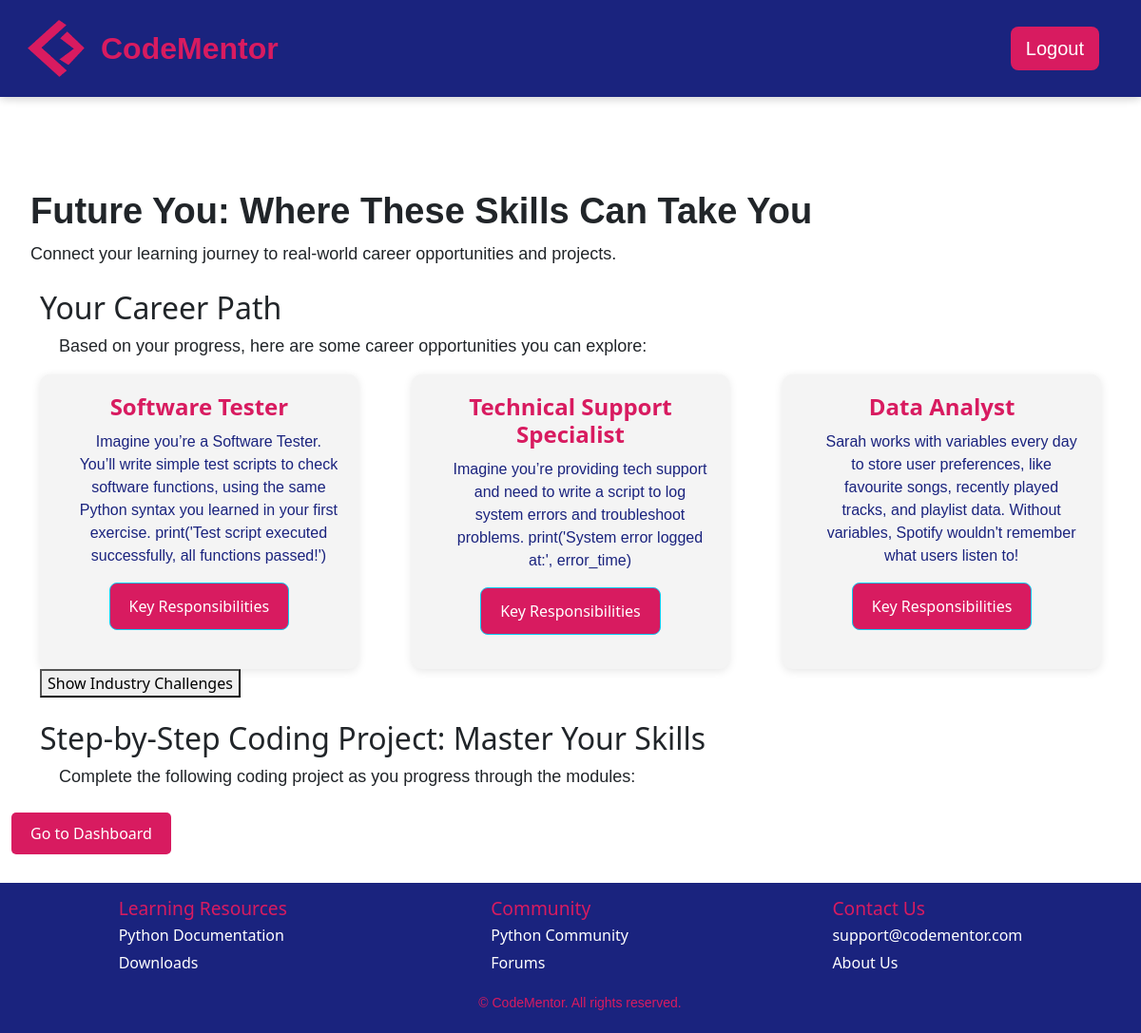
/future_you (signed in), run on an earlier commit of the app's database.
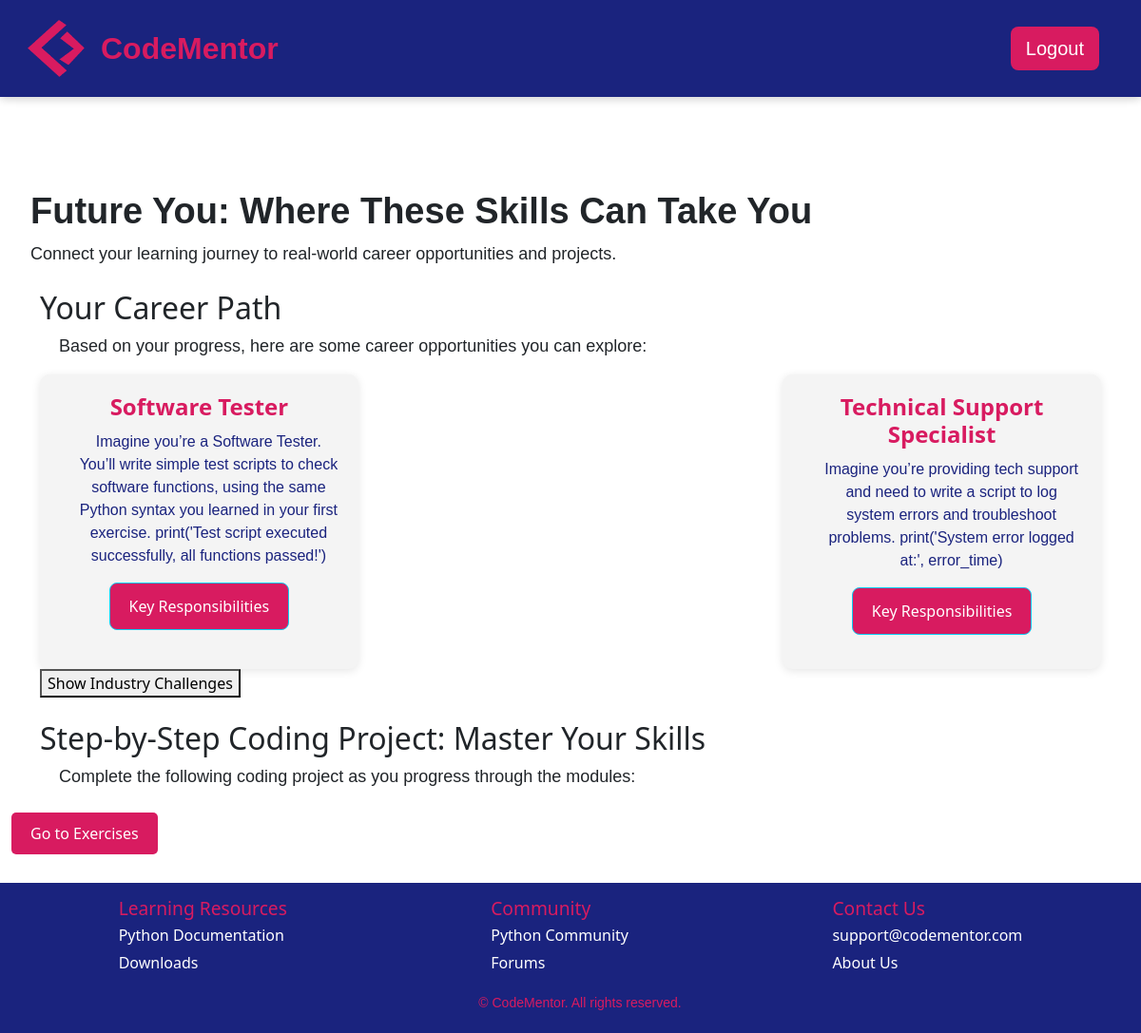
And on a later commit of the database.
### app.py (models this page shows, shortened)
class CareerSuggestions(db.Model):
    CSid = db.Column(db.Integer, primary_key=True)
    title = db.Column(db.String(100), nullable=False)
    description = db.Column(db.Text, nullable=False)
    exerciseid = db.Column(db.Integer, db.ForeignKey('exercise.exerciseid'), nullable=True)  # Link to Exercise table
    keyresponsibilities = db.Column(db.Text, nullable=True)
    exercise = db.relationship('Exercise', backref='career_suggestions', lazy=True)  # Access career suggestions from exercise
    questions = db.relationship('CareerQuestion', backref='career_suggestions', lazy=True)
    stories = db.relationship('CareerStory', backref='career_suggestions', lazy=True)
    challenges = db.relationship('IndustryChallenge', backref='career_suggestions', lazy=True)

### app.py (the view)
@app.route('/future_you', methods=['GET', 'POST'])
@login_required
def future_you():
    userid = current_user.userid  # Assuming `userid` is the primary key for the User model
    user_module_progress = UserModuleProgress.query.filter_by(userid=userid).first()
    if user_module_progress:
        current_module_id = user_module_progress.moduleid
    else:
        current_module_id = None  # Or handle if the user has no progress
    second_exercise_completed = check_if_second_exercise_completed(userid, current_module_id)
    exercises = Exercise.query.filter_by(moduleid=current_module_id).all()
    completed_exercises = UserExerciseProgress.query.filter_by(userid=userid).all()
    career_suggestions = []
    seen_exercise_ids = set()  # To avoid duplicate suggestions
    for completed_exercise in completed_exercises:
        exercise = Exercise.query.get(completed_exercise.exerciseid)
        if exercise and exercise.moduleid == current_module_id and completed_exercise.status == 'completed' and completed_exercise.exerciseid not in seen_exercise_ids:
            suggestions = CareerSuggestions.query.filter_by(exerciseid=exercise.exerciseid).all()
            career_suggestions.extend(suggestions)  # Add the career suggestions for this exercise
            seen_exercise_ids.add(completed_exercise.exerciseid)  # Track this exercise as processed
    if request.method == 'POST':
        if second_exercise_completed:
            return redirect(url_for('dashboard'))
        else:
            return redirect(url_for('exercises', module_id=current_module_id))
    return render_template('future_you.html',
                           second_exercise_completed=second_exercise_completed,
                           career_suggestions=career_suggestions)

### app.py (called while the page is built)
@login_manager.user_loader
def load_user(userid):
    return User.query.get(int(userid))

def check_if_second_exercise_completed(userid, module_id):
    second_exercise = Exercise.query.filter_by(moduleid=module_id).order_by(Exercise.exerciseid).offset(1).first()  # This grabs the second exercise based on the module
    if second_exercise:
        user_progress = UserExerciseProgress.query.filter_by(userid=userid, exerciseid=second_exercise.exerciseid).first()
        return user_progress is not None and user_progress.status == 'completed'
    return False

### templates/future_you.html (shortened to what this page needs)
{% extends 'base.html' %}
{% block content %}
<section class="future-you-section">
    <div class="intro">
        <h1>Future You: Where These Skills Can Take You</h1>
        <p>Connect your learning journey to real-world career opportunities and projects.</p>
    </div>
    <div class="container mt-4">
        <div class="row">
            <h2 class="text-left">Your Career Path</h2>
            <p class="text-left">Based on your progress, here are some career opportunities you can explore:</p>
        </div>
        <div class="col-md-12 mb-4">
            <div class="learning-box">
                <div class="career-path-boxes-container">
                    {% if career_suggestions %}
                    <div class="career-paths-container">
                        {% for career in career_suggestions %}
                            <div class="career-path-box">
                                <h3 class="career-title">{{ career.title }}</h3>
                                <p class="career-description">{{ career.description }}</p>
                                <button class="btn btn-info learn-more-btn" data-csid="{{ career.CSid }}">Key Responsibilities</button>
                            </div>
                        {% endfor %}
                    </div>
                    {% else %}
                        <p>No career suggestions available for this module yet.</p>
                    {% endif %}
                </div>
                <button id="toggle-challenges-btn">Show Industry Challenges</button>
            </div>
        </div>
        <h2>Step-by-Step Coding Project: Master Your Skills</h2>
        <p>Complete the following coding project as you progress through the modules:</p>
    </div>
    {% if second_exercise_completed %}
        <form method="POST">
            <button type="submit" class="btn btn-custom">Go to Dashboard</button>
        </form>
    {% else %}
        <form method="POST">
            <button type="submit" class="btn btn-custom">Go to Exercises</button>
        </form>
    {% endif %}
</section>
{% endblock %}

### templates/base.html (shortened to what this page needs)
<!DOCTYPE html>
<html lang="en">
<head>
    <link rel="stylesheet" href="https://cdn.jsdelivr.net/npm/bootstrap@5.3.3/dist/css/bootstrap.min.css">
    <link rel="stylesheet" type="text/css" href="/static/css/styles.css">
    <link rel="stylesheet" href="https://cdnjs.cloudflare.com/ajax/libs/font-awesome/6.0.0-beta3/css/all.min.css">
</head>
<body>
    <header>
      <nav class="navbar navbar-expand-lg">
          <div class="container-fluid">
              <div class="logo-container d-flex align-items-center">
                  <svg width="20" height="20" viewBox="0 0 100 100"></svg>
                  <a class="navbar-brand" href="{{ url_for('home') }}">
                      <img src="/static/images/CMLogo.png" alt="CodeMentor Logo" class="logo-image">
                  </a>
                  <span class="logo-text">CodeMentor</span>
              </div>
              <div class="collapse navbar-collapse" id="navbarContent">
                <ul class="navbar-nav ms-auto d-flex gap-2">
                    {% if current_user.is_authenticated %}
                        {% if request.endpoint == 'exercises' %}
                            <li class="nav-item">
                              <a href="{{ url_for('dashboard') }}" class="btn btn-link back-arrow-btn">
                                  <i class="fas fa-arrow-left"></i>
                              </a>
                          </li>
                        {% else %}
                            <li class="nav-item">
                                <a href="{{ url_for('logout') }}" class="btn custom-btn-primary btn-lg">Logout</a>
                            </li>
                        {% endif %}
                    {% endif %}
                </ul>
              </div>
          </div>
      </nav>
    </header>
    <main class="container-fluid flex-grow-1">
        {% block content %}{% endblock %}
    </main>
    <div id="scroll-indicator" class="scroll-indicator">
    </div>
{% if request.endpoint not in ["login", "register", "dashboard", "exercises"] %}
<footer class="footer">
    <div class="footer-content">
      <div class="footer-section">
        <h3>Learning Resources</h3>
        <ul>
          <li><a href="https://www.python.org/doc/">Python Documentation</a></li>
          <li><a href="https://www.python.org/downloads/">Downloads</a></li>
        </ul>
      </div>
      <div class="footer-section">
        <h3>Community</h3>
        <ul>
          <li><a href="https://www.python.org/community/">Python Community</a></li>
          <li><a href="https://www.python.org/community/forums/">Forums</a></li>
        </ul>
      </div>
      <div class="footer-section">
        <h3>Contact Us</h3>
        <ul>
          <li><a href="mailto:support@codementor.com">support@codementor.com</a></li>
          <li><a href="https://codementor.com/about">About Us</a></li>
        </ul>
      </div>
    </div>
    <div class="footer-bottom">
      <p>&copy; {{ year }} CodeMentor. All rights reserved.</p>
    </div>
</footer>
{% endif %}
</body>
</html>

### static/css/styles.css (style rules this page uses)
header { box-shadow: 0 2px 10px rgba(0, 0, 0, 0.1); position: fixed; top: 0; width: 100%; z-index: 1000; }
body, html { margin: 0; padding: 0; height: 100%; }
body { display: flex; flex-direction: column; height: 100%; }
main { flex: 1; margin-top: 200px; }
h1 { font-weight: bold; font-size: 38px; font-family: Verdana, Geneva, Tahoma, sans-serif; margin-left: 20px; }
p { font-size: 18px; font-family: Verdana, Geneva, Tahoma, sans-serif; margin-left: 20px; }
.navbar { background: #1a237e; padding: 1rem 2rem; box-shadow: 0 2px 10px rgba(0,0,0,0.1); }
.logo-image { width: 60px; height: 60px; }
.logo-text { font-family: Verdana, Geneva, Tahoma, sans-serif; font-weight: bold; font-size: 32px; color: #D81B60; margin-left: 1px; display: inline-block; }
.logo-container { margin-left: -35px; }
.custom-btn-primary { background-color: #D81B60 !important; color: white !important; border: none !important; font-family: Verdana, Geneva, Tahoma, sans-serif; }
.navbar-nav { display: flex; flex-direction: row; gap: 15px; align-items: center; justify-content: flex-end; }
.scroll-indicator { position: fixed; bottom: 20px; left: 50%; transform: translateX(-50%); font-size: 2rem; color: #D81B60; cursor: pointer; animation: bounce 1.5s infinite; display: none; }
.footer { background-color: #1a237e; color: #ffffff; padding: 5px 20px; position: relative; width: 100%; margin-top: 30px; }
.footer-content { display: flex; justify-content: space-around; flex-wrap: wrap; gap: 5px; padding: 10px 0; }
.footer-section h3 { color: #D81B60; font-size: 1.2rem; margin-bottom: 5px; }
.footer-section ul { list-style: none; padding: 0; margin: 0; }
.footer-section ul li { margin-bottom: 5px; }
.footer-section ul li a { text-decoration: none; color: #ffffff; font-size: 1rem; }
.footer-bottom { text-align: center; margin-top: 5px; color: #D81B60; }
body, html { height: 100%; margin: 0; display: flex; flex-direction: column; }
.footer-bottom p { font-size: 14px; }
.career-paths-container { display: flex; flex-wrap: wrap; gap: 20px; justify-content: space-between; }
.career-path-box { background-color: #f4f4f4; padding: 20px; width: 30%; border-radius: 10px; box-shadow: 0 2px 10px rgba(0, 0, 0, 0.1); transition: transform 0.3s ease-in-out; text-align: center; }
.career-title { font-size: 1.5rem; font-weight: bold; color: #D81B60; text-decoration: none; }
.career-description { font-size: 1rem; color: #1a237e; margin-top: 10px; }
.btn-custom { background-color: #D81B60 !important; color: white; padding: 10px 20px; border: none; border-radius: 5px; font-size: 1rem; }
.learn-more-btn { background-color: #D81B60; color: white; padding: 12px 20px; font-size: 1rem; border-radius: 8px; }

What changed in the data, as far as the page shows it:
no longer on this page (row edited): CareerSuggestions: title "Data Analyst", description "Sarah works with variables every day to store user preferences, like favourite songs, recently played tracks, and playlist data. Without variables, Spotify wouldn't remember what users listen to!"
Also different on the page:
text no longer shown: "Go to Dashboard"
text now shown: "Go to Exercises"
